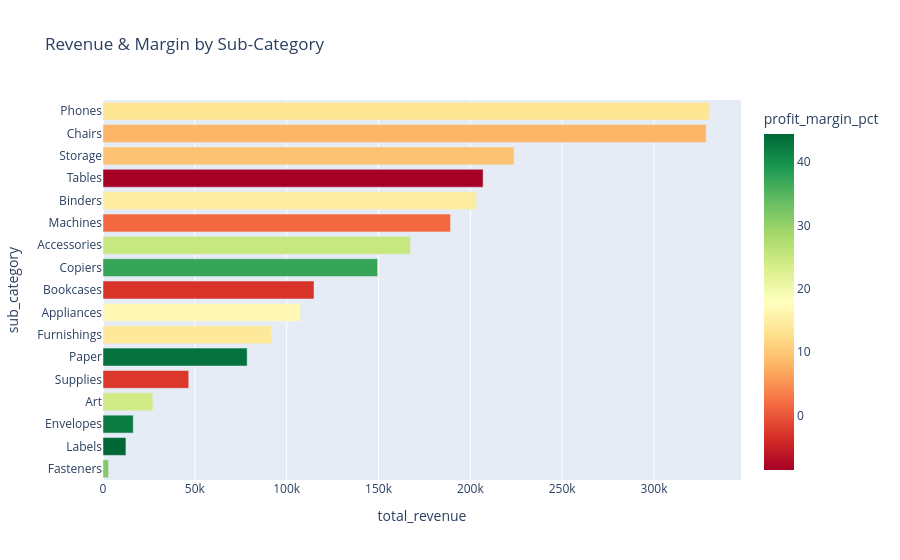

This figure's notebook cell:
### Markdown cell above
## 12. Category / Product Analysis

### Code cell
cat_perf = m.revenue_by(df, 'sub_category')
fig = px.bar(cat_perf.sort_values('total_revenue'), x='total_revenue', y='sub_category', orientation='h',
             color='profit_margin_pct', color_continuous_scale='RdYlGn', title='Revenue & Margin by Sub-Category')
fig.show()

### Figure 1 — Plotly figure (JSON) as saved in the notebook; plotly's stock layout.template omitted (floating-point values rounded to 4 significant figures)
{"data": [{"hovertemplate": "total_revenue=%{x}<br>sub_category=%{y}<br>profit_margin_pct=%{marker.color}<extra></extra>", "legendgroup": "", "marker": {"color": [31.4, 44.42, 42.27, 24.07, -2.55, 43.39, 14.24, 16.87, -3.02, 37.2, 25.05, 1.79, 14.86, -8.56, 9.51, 8.1, 13.49], "coloraxis": "coloraxis", "pattern": {"shape": ""}}, "name": "", "orientation": "h", "showlegend": false, "textposition": "auto", "type": "bar", "x": [3024.0, 12490.0, 16480.0, 27120.0, 46670.0, 78480.0, 91710.0, 107500.0, 114900.0, 149500.0, 167400.0, 189200.0, 203400.0, 207000.0, 223800.0, 328400.0, 330000.0], "xaxis": "x", "y": ["Fasteners", "Labels", "Envelopes", "Art", "Supplies", "Paper", "Furnishings", "Appliances", "Bookcases", "Copiers", "Accessories", "Machines", "Binders", "Tables", "Storage", "Chairs", "Phones"], "yaxis": "y"}], "layout": {"barmode": "relative", "coloraxis": {"autocolorscale": false, "colorbar": {"title": {"text": "profit_margin_pct"}}, "colorscale": [[0.0, "rgb(165,0,38)"], [0.1, "rgb(215,48,39)"], [0.2, "rgb(244,109,67)"], [0.3, "rgb(253,174,97)"], [0.4, "rgb(254,224,139)"], [0.5, "rgb(255,255,191)"], [0.6, "rgb(217,239,139)"], [0.7, "rgb(166,217,106)"], [0.8, "rgb(102,189,99)"], [0.9, "rgb(26,152,80)"], [1.0, "rgb(0,104,55)"]]}, "legend": {"tracegroupgap": 0}, "title": {"text": "Revenue & Margin by Sub-Category"}, "xaxis": {"anchor": "y", "domain": [0.0, 1.0], "title": {"text": "total_revenue"}}, "yaxis": {"anchor": "x", "domain": [0.0, 1.0], "title": {"text": "sub_category"}}}}
